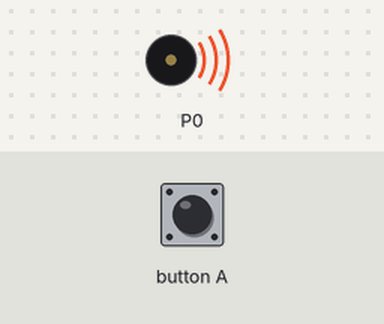
Recording of a program running on a simulated BBC micro:bit (MakeCode). Parts: buzzer (waves = sounding).

Above: at 0.1 s.
Timing chart, 0 to 1.6 s (numbered marks = the images above):
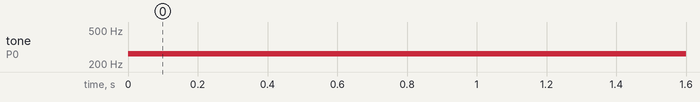

Measured:
- by itself, tone on P0: silent → 262 Hz at 0.00 s

The program:

main.ts
```typescript
basic.forever(function () {
    led.enable(false)
    music.setBuiltInSpeakerEnabled(false)
    if (pins.digitalReadPin(DigitalPin.P5) == 1) {
        music.ringTone(262)
    } else if (pins.digitalReadPin(DigitalPin.P8) == 1) {
        music.ringTone(294)
    } else if (pins.digitalReadPin(DigitalPin.P9) == 1) {
        music.ringTone(330)
    } else if (pins.digitalReadPin(DigitalPin.P11) == 1) {
        music.ringTone(349)
    } else if (pins.digitalReadPin(DigitalPin.P16) == 1) {
        music.ringTone(392)
    } else {
        music.stopAllSounds()
    }
})
```

test.ts
```typescript
// テストはここに来ます。このパッケージが拡張機能として使用されるときにはコンパイルされません。
```
